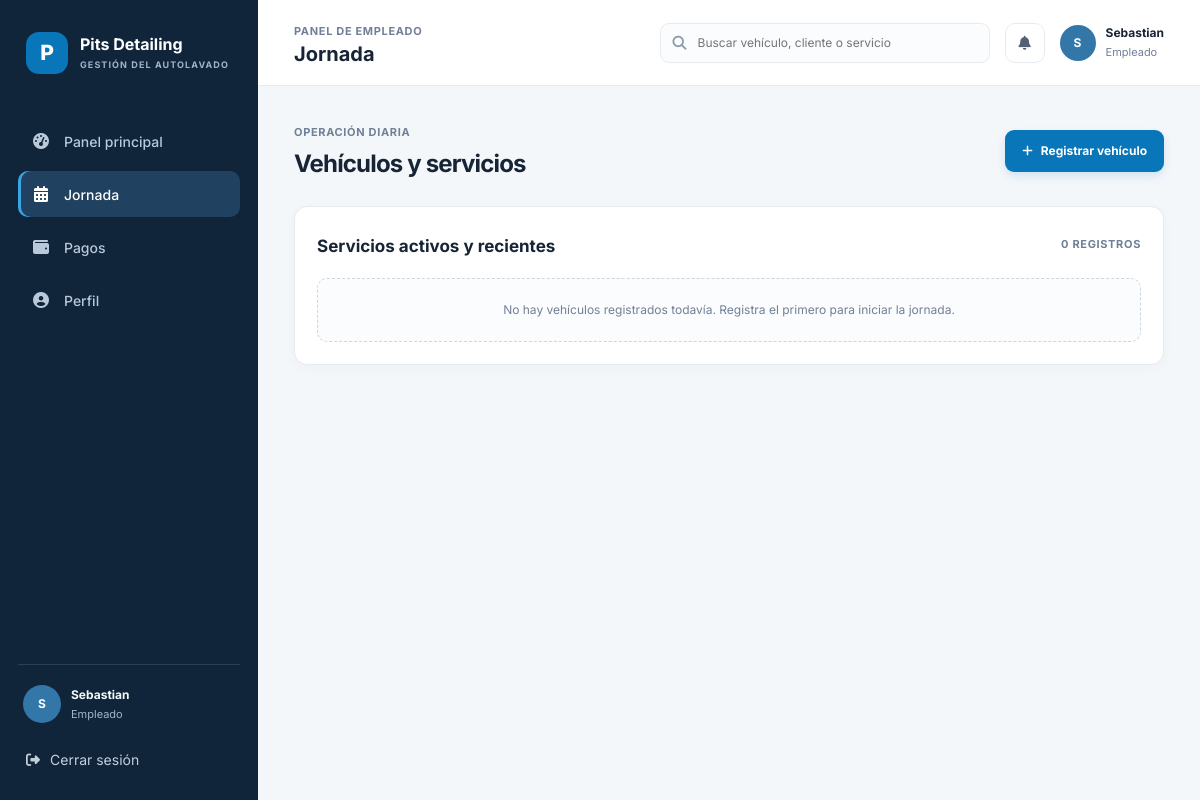
Page /jornada/ (signed in) on the earlier database version.
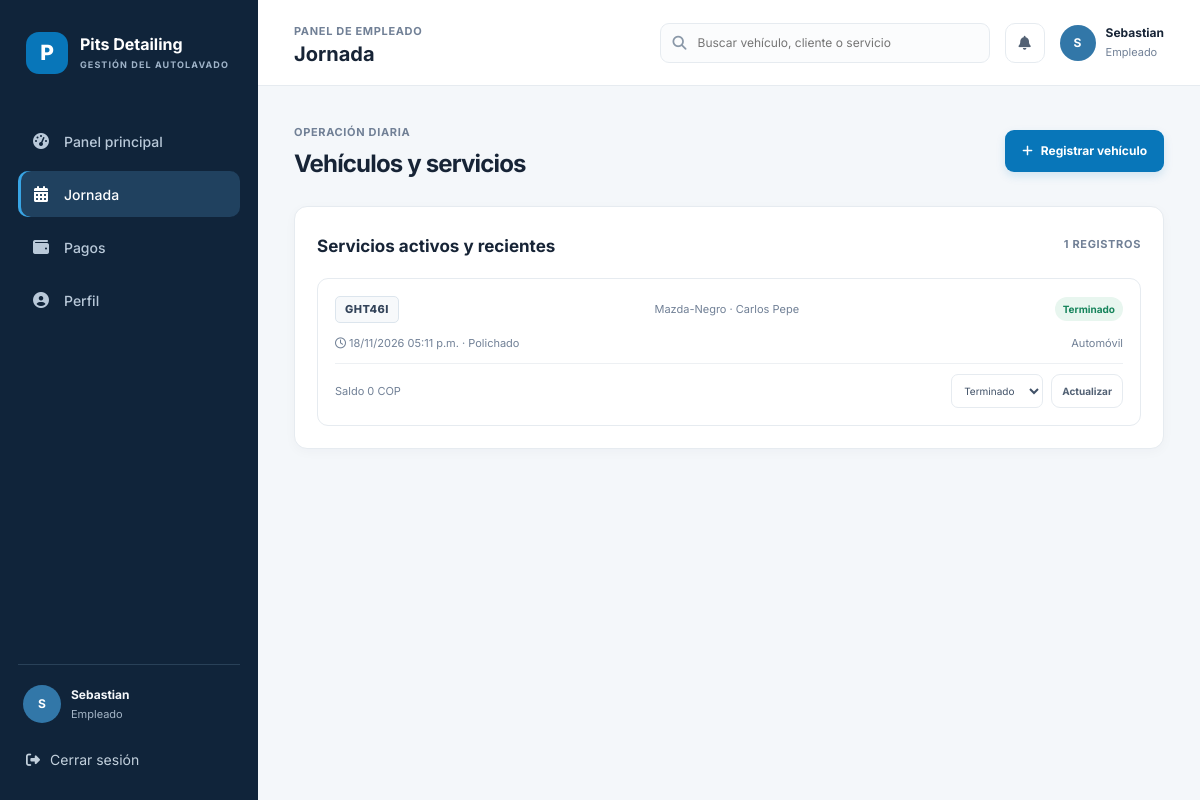
Same page on the later database version.
### lavadero_app/models.py (models this page shows, shortened)
class WashJob(models.Model):
    class Status(models.TextChoices):
        PENDING = 'pending', 'Pendiente'
        IN_PROGRESS = 'in_progress', 'En proceso'
        COMPLETED = 'completed', 'Terminado'
        CANCELLED = 'cancelled', 'Cancelado'
    plate = models.CharField('placa', max_length=10, db_index=True)
    vehicle_type = models.CharField('tipo de vehículo', max_length=40)
    vehicle_model = models.CharField('vehículo', max_length=100)
    customer_name = models.CharField('cliente', max_length=120)
    service_name = models.CharField('servicio', max_length=120)
    total = models.DecimalField(
        'total',
        max_digits=12,
        decimal_places=2,
        validators=[MinValueValidator(Decimal('0.01'))],
    )
    status = models.CharField(
        'estado',
        max_length=20,
        choices=Status.choices,
        default=Status.PENDING,
        db_index=True,
    )
    created_by = models.ForeignKey(
        settings.AUTH_USER_MODEL,
        on_delete=models.PROTECT,
        related_name='wash_jobs_created',
    )
    created_at = models.DateTimeField('fecha de ingreso', auto_now_add=True, db_index=True)
    updated_at = models.DateTimeField('última actualización', auto_now=True)
    class Meta:
        ordering = ['-created_at']
        verbose_name = 'servicio de lavado'
        verbose_name_plural = 'servicios de lavado'
    @property
    def paid_total(self):
        return self.payments.aggregate(total=Sum('amount'))['total'] or Decimal('0.00')
    @property
    def balance(self):
        return max(self.total - self.paid_total, Decimal('0.00'))

### lavadero_app/views.py (the view)
# urls.py: path('jornada/', views.jornada_view, name='jornada'),
@role_required()
def jornada_view(request):
    jobs = WashJob.objects.exclude(status=WashJob.Status.CANCELLED).prefetch_related('payments')
    return render(request, 'lavadero_app/jornada.html', {
        'jobs': jobs,
        'page': 'jornada',
        'status_choices': WashJob.Status.choices[:3],
    })

### lavadero_app/context_processors.py (called while the page is built)
def lavadero_context(request):
    if not request.user.is_authenticated:
        return {}
    pending_count = (
        WashJob.objects.exclude(status=WashJob.Status.CANCELLED)
        .annotate(
            amount_paid=Coalesce(
                Sum('payments__amount'),
                Value(Decimal('0.00')),
                output_field=DecimalField(max_digits=12, decimal_places=2),
            )
        )
        .filter(total__gt=F('amount_paid'))
        .count()
    )
    return {'pending_payment_count': pending_count}

### lavadero_app/views.py (called while the page is built)
def is_admin(user):
    return user.is_authenticated and (user.is_staff or user.is_superuser)

### lavadero_app/templates/lavadero_app/jornada.html (shortened to what this page needs)
{% extends 'lavadero_app/base.html' %}
{% block page_title %}Jornada{% endblock %}
{% block content %}
<section class="page-shell">
  <div class="page-header">
    <div><span class="kicker">Operación diaria</span><h2>Vehículos y servicios</h2></div>
    <button class="button primary" type="button" data-open-modal><i class="fa-solid fa-plus"></i> Registrar vehículo</button>
  </div>
  <section class="content-panel">
    <div class="section-top"><h2>Servicios activos y recientes</h2><span class="kicker">{{ jobs|length }} registros</span></div>
    {% for job in jobs %}
      <article class="jornada-item">
        <div class="vehicle-line">
          <span class="plate">{{ job.plate }}</span>
          <span class="model">{{ job.vehicle_model }} · {{ job.customer_name }}</span>
          <span class="state-pill {% if job.status == 'completed' %}success{% elif job.status == 'in_progress' %}info{% else %}warning{% endif %}">{{ job.get_status_display }}</span>
        </div>
        <div class="meta-row">
          <span><i class="fa-regular fa-clock"></i> {{ job.created_at|date:"d/m/Y h:i a" }} · {{ job.service_name }}</span>
          <span>{{ job.vehicle_type }}</span>
        </div>
        <div class="cash-row">
          <span>Saldo {{ job.balance|floatformat:0 }} COP</span>
          <form method="post" action="{% url 'job_status' job.id %}" class="inline-form">
            <select id="status-{{ job.id }}" name="status">
              {% for value, label in status_choices %}<option value="{{ value }}" {% if job.status == value %}selected{% endif %}>{{ label }}</option>{% endfor %}
            </select>
            <button class="button secondary compact" type="submit">Actualizar</button>
          </form>
        </div>
      </article>
    {% empty %}
      <p class="empty-state">No hay vehículos registrados todavía. Registra el primero para iniciar la jornada.</p>
    {% endfor %}
  </section>
</section>
{% endblock %}

Differences in the rows shown:
added WashJob: plate "GHT46I", vehicle_model "Mazda-Negro", customer_name "Carlos Pepe", status "Terminado", created_at "18/11/2026 05:11 p.m.", service_name "Polichado", vehicle_type "Automóvil", balance "0"
Other differences:
{{ jobs|length }}: "0" → "1"
text no longer shown: "No hay vehículos registrados todavía. Registra el primero para iniciar la jornada."
